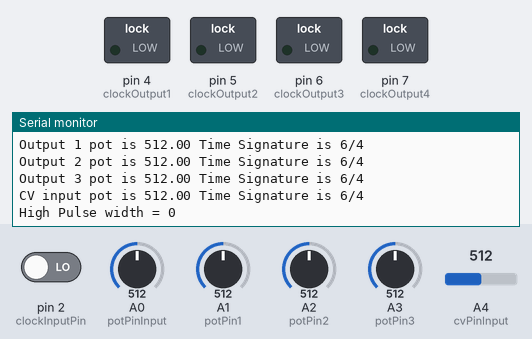
A sketch run on a simulated Arduino Uno, built with avr-gcc and run on an emulated ATmega328P. On the bench: switched loads named in the sketch (green lamp = pin HIGH), the last lines printed to the serial monitor. The test bench sets the inputs (shaded band); at power-on: A2 (potPin2) = 512, pin 2 (clockInputPin) LOW, A0 (potPinInput) = 512, A1 (potPin1) = 512, A3 (potPin3) = 512, A4 (cvPinInput) = 512.

Above: at 8.0 s.
8.1 s: A2 (potPin2) set to 110
At 9.4 s:
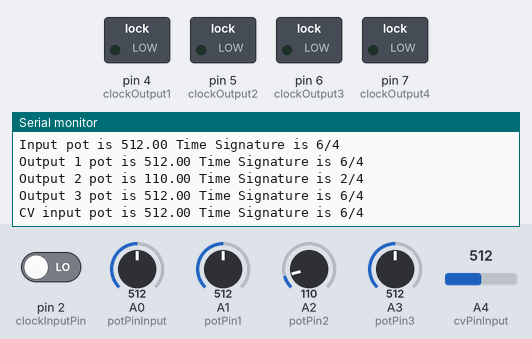
9.6 s: A2 (potPin2) set to 90
At 12.0 s:
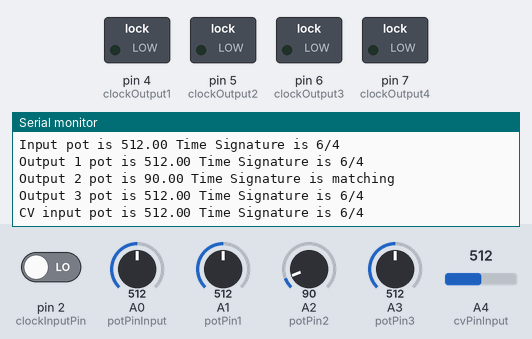
Timing chart, 0 to 13.5 s (numbered marks = the images above; inputs shaded):
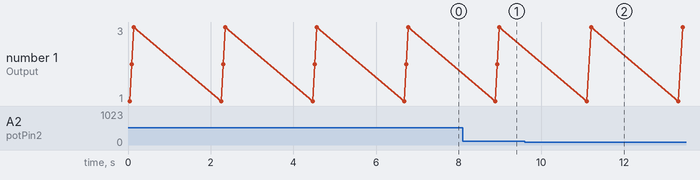

Measured:
- after the input at 8.1 s, the serial monitor: prints a new line after 0.84 s (image 1)
- after the input at 9.6 s, the serial monitor: prints a new line after 1.5 s (image 2)

The sketch:

Poly-Clock.ino
```cpp
/* Debugging Parameter */

const bool DEBUG = true;   //Set to true and reflash arduino to check from problems in the Serial window

/* Pin numbers */
const int clockInputPin = 2;   //gate/trigger input for clock
const int resetPin = 3;       //gate/trigger reset cv
const int clockOutput1 = 4;    //output digital gates for clock Input divided
const int clockOutput2 = 5;    //output digital gates for all 3 clocks
const int clockOutput3 = 6;
const int clockOutput4 = 7;
const int potPinInput = A0;     //analog pin number for Input Potentiometer
const int potPin1 = A1;         //analog pin numbers for Output Potentiometers
const int potPin2 = A2;
const int potPin3 = A3;
const int cvPinInput = A4;      //analog control voltage for Input Time Signature
//const int cvPinOutput = A5;     //analog cv for output Time Signature

/* Variables */
unsigned long clockPulse;       //stores pulseFull for computing output clock
int inputTimeSignature;         //determining what the base time signture should be.
int outputTimeSignature1;       //Time Signatures for each output
int outputTimeSignature2;
int outputTimeSignature3;
int outputTimeSignature4;
float inputTimeSignatureCV;
float outputTimeSignatureCV;
bool resetGate;
unsigned long outputClock1;     //Time in microseconds for each clock
unsigned long outputClock2;
unsigned long outputClock3;
unsigned long outputClock4;

void setup() {
  if (DEBUG) Serial.begin(9600);            //used for troubleshooting

  pinMode(clockInputPin, INPUT);            //input clocks
  pinMode(resetPin, INPUT);                 //reset cv signal

  pinMode(clockOutput1, OUTPUT);            //output clocks
  pinMode(clockOutput2, OUTPUT);
  pinMode(clockOutput3, OUTPUT);
  pinMode(clockOutput4, OUTPUT);

  pinMode(potPinInput, INPUT);        //Potentiometer Pin for base time signature
  pinMode(potPin1, INPUT);            //Potentiometer for Output Clocks
  pinMode(potPin2, INPUT);
  pinMode(potPin3, INPUT);

  pinMode(cvPinInput, INPUT);         //cv inputs for clock shift input and output
  //pinMode(cvPinOutput, INPUT);
}

void loop() {
  inputTimeSignature = readTimeSignature(potPinInput);          //reading the settings of the potentiometers
  outputTimeSignature1 = readTimeSignature(potPin1);
  outputTimeSignature2 = readTimeSignature(potPin2);
  outputTimeSignature3 = readTimeSignature(potPin3);

  inputTimeSignatureCV = readTimeSignature(cvPinInput);           //check for CV signal and adjust
  //outputTimeSignatureCV = readTimeSignature(cvPinOutput);

  clockPulse = readClock(clockInputPin);                        //reading the clock signal

  outputClock1 = actualTime(clockPulse, inputTimeSignature, outputTimeSignature1, inputTimeSignatureCV, outputTimeSignatureCV);   //timing for each clock
  outputClock2 = actualTime(clockPulse, inputTimeSignature, outputTimeSignature2, inputTimeSignatureCV, outputTimeSignatureCV);
  outputClock3 = actualTime(clockPulse, inputTimeSignature, outputTimeSignature3, inputTimeSignatureCV, outputTimeSignatureCV);
}

void clockOut(int Time)
{

}
unsigned long actualTime(unsigned long clockIn, int inputSignature, int outputSignature, int cvIn, int cvOut)
{
  long clockOut;
  if (cvIn == 1)
  {
    if (cvOut == 1)
    {
      clockOut = ((clockIn * inputSignature) /outputSignature);
      return clockOut;
    }
    else
    {
       clockOut = ((clockIn * inputSignature) /((outputSignature + cvOut)/2));
      return clockOut;
    }
  }
  else
  {
    if (cvOut == 1)
    {
      clockOut = ((clockIn * (inputSignature + cvIn/2)) /outputSignature);
      return clockOut;
    }
    else
    {
       clockOut = ((clockIn * (inputSignature + cvIn/2)) /((outputSignature + cvOut)/2));
      return clockOut;
    }
  }
}

long readClock(int pin)
{
  unsigned long pulseHigh;       //holds value for how long the pin is held high
  unsigned long pulseLow;        //same for pin held low
  unsigned long pulseFull;       //Full length of the clock signal
  pulseHigh = pulseIn(pin, HIGH);          //reads in µs duration of High pulse
  if (DEBUG) {                             //used for troubleshooting
    Serial.print("High Pulse width = ");
    Serial.print(pulseHigh);
  }
  pulseLow = pulseIn(pin, LOW);            //read in µs duration of Low pulse
  if (DEBUG){
    Serial.print("Low Pulse width = ");
    Serial.print(pulseLow);
  }
  pulseFull = pulseHigh + pulseLow;
  if (DEBUG){
    Serial.print("Full Pulse width = ");
    Serial.println(pulseFull);
  }
  return pulseFull;
}

int readTimeSignature(int pin)
{
  float pot;                     //holds value from whichever potentiometer is being read
  pot = analogRead(pin);
  if (DEBUG) {                   //troubleshooting
    if (pin == 14)
      Serial.print("Input");
    else if (pin == 15)
      Serial.print("Output 1");
    else if (pin == 16)
      Serial.print("Output 2");
    else if (pin == 17)
      Serial.print("Output 3");
    else if (pin == 18)
      Serial.print("CV input");
    Serial.print(" pot is ");
    Serial.print(pot);
  }
  if (pot < 100)
  {
    if (DEBUG) Serial.println(" Time Signature is matching");        //trouble shooting
    return 1;    //clock will match input signal
  }
  else if (pot >= 100 and pot < 200)
  {
    if (DEBUG) Serial.println(" Time Signature is 2/4");
    return 2;    //this is the representation for 2/4 or 2/8
  }
  else if (pot >= 200 and pot < 300)
  {
    if (DEBUG) Serial.println(" Time Signature is 3/4");
    return 3;    //this represents 3/4 or 3/8
  }
  else if (pot >= 300 and pot < 400)
  {
    if (DEBUG) Serial.println(" Time Signature is 4/4");
    return 4;    //this represents 4/4 or 4/8
  }
  else if (pot >= 400 and pot < 500)
  {
    if (DEBUG) Serial.println(" Time Signature is 5/4");
    return 5;    //this represents 5/4 or 5/8
  }
  else if (pot >= 500 and pot < 600)
  {
    if (DEBUG) Serial.println(" Time Signature is 6/4");
    return 6;    //this represents 6/4 or 6/8
  }
  else if (pot >= 600 and pot < 700)
  {
    if (DEBUG) Serial.println(" Time Signature is 7/4");
    return 7;    //this represents 7/4 or 7/8
  }
  else if (pot >= 700 and pot < 800)
  {
    if (DEBUG) Serial.println(" Time Signature is 9/4");
    return 9;    //this represents 9/4 or 9/8
  }
  else if (pot >= 800 and pot < 900)
  {
    if (DEBUG) Serial.println(" Time Signature is 11/4");
    return 11;    //this represents 11/4 or 11/8
  }
  else if (pot >= 900 and pot < 990)
  {
    if (DEBUG) Serial.println(" Time Signature is 12/4");
    return 12;    //this represents 12/4 or 12/8
  }
  else
  {
    if (DEBUG) Serial.println(" Time Signature is 13/4");
    return 13;    //this represents 13/4 or 13/8
  }

}
```
